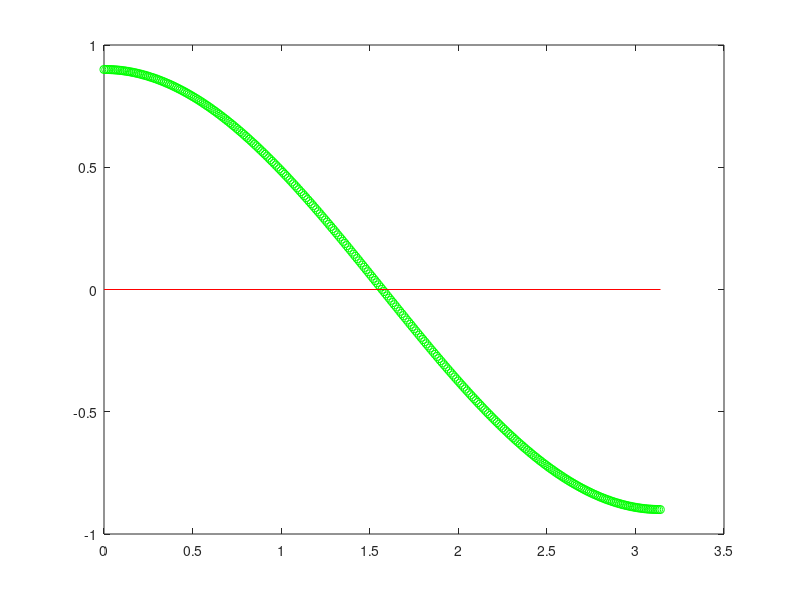
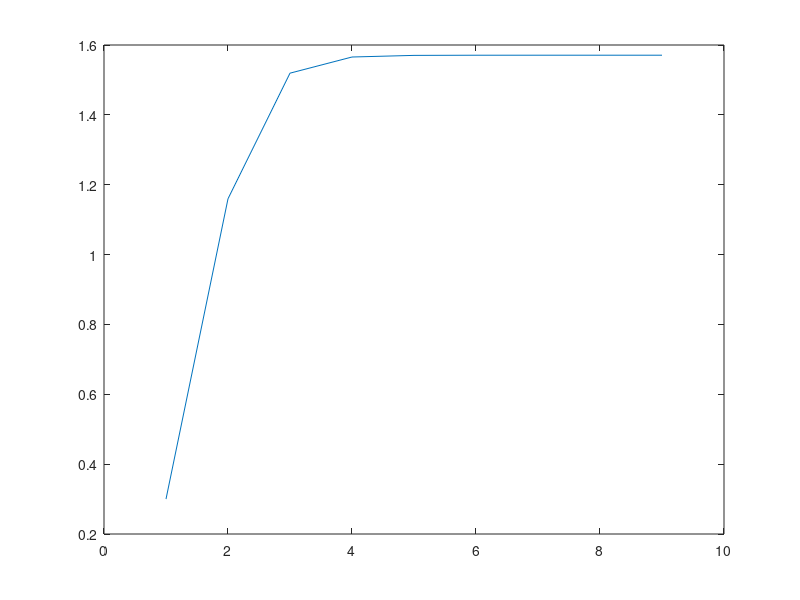

These charts were generated, in order, by the following MATLAB code:
% sample code for the simple iterations

clear; 

% define the function
f = inline('0.9*cos(x)', 'x');

% plot the function
t = 0:0.01:pi;
yt = f(t);
figure(1);
plot(t,yt, 'go');
hold on;
plot([0 pi], [0 0], 'r');


%%% Simple iterations
x0 = 0.3;

x(1) = x0;
gx = f(x(1))+x(1);
i = 1;
while (abs(x(i) - gx) > 1e-6)
    gx = x(i);
    x(i+1) = f(x(i)) + x(i);
    i = i+1;
end
figure(2);
plot(x); 



